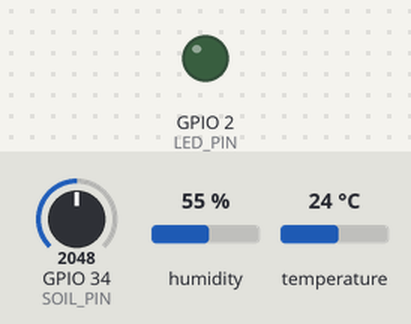
A sketch run on a simulated ESP32. On the bench: output pins drawn as LEDs (lit = HIGH). Inputs (shaded band) come from the test bench; at power-on: GPIO 34 (SOIL_PIN) = 2048, humidity 55 %, temperature 24 °C. WiFi joins after 1.5 s; servers stay silent unless stated; uploads are accepted with an empty reply; what the sketch prints to the serial monitor is not drawn.

Above: at 0.1 s.
At 1.8 s:
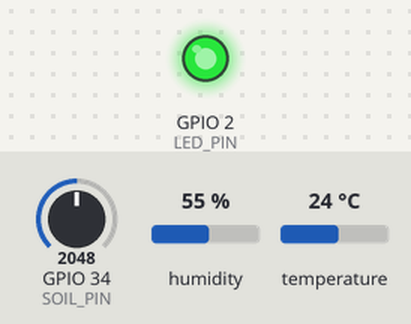
Timing chart, 0 to 3.3 s (numbered marks = the images above):
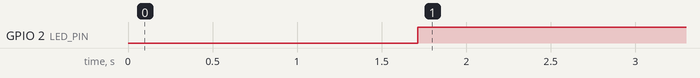

The sketch:

agroyachay_node_sim.ino
```cpp
/*
 * AgroYachay sensing node -- Wokwi simulation sketch
 * ---------------------------------------------------
 * Hardware-free reproduction of the ESP32 telemetry node. It reads a DHT22
 * (air temperature/humidity) and a potentiometer standing in for the FC-28
 * analog soil-moisture probe, formats the exact JSON payload the backend
 * expects, prints it to the serial monitor, and -- when a SERVER_URL is set --
 * POSTs it to /api/sensores/lectura over Wokwi's simulated WiFi.
 *
 * Run it in the browser at https://wokwi.com (no physical hardware needed):
 * open this folder as a Wokwi project (diagram.json + this sketch).
 *
 * Real firmware (with WiFi provisioning portal and NVS storage):
 *   firmware/agroyachay-node/agroyachay-node.ino
 */
#include <WiFi.h>
#include <HTTPClient.h>
#include <WiFiClientSecure.h>
#include <ArduinoJson.h>
#include <DHT.h>

#define DHT_PIN   15
#define DHT_TYPE  DHT22        // Wokwi part; the physical node uses a DHT11
#define SOIL_PIN  34           // ADC1 -- potentiometer simulates the FC-28
#define LED_PIN   2

// FC-28 calibration bounds (raw ADC): dry (air) .. wet (submerged)
#define SOIL_DRY  50
#define SOIL_WET  3200

// Ingestion endpoint; any AgroYachay or AgroYachay instance accepts the same payload.
const char* SERVER_URL = "https://agroyachay.ginit.dev/api/sensores/lectura";  // set to "" to only print the payload
const char* ESP32_ID   = "ESP32_WOKWI_SIM";
const unsigned long SEND_EVERY_MS = 10000;

DHT dht(DHT_PIN, DHT_TYPE);

int soilPercent(int raw) {
  int pct = map(raw, SOIL_DRY, SOIL_WET, 0, 100);
  return constrain(pct, 0, 100);
}

void setup() {
  Serial.begin(115200);
  pinMode(LED_PIN, OUTPUT);
  dht.begin();
  WiFi.begin("Wokwi-GUEST", "");   // Wokwi's open virtual network
  Serial.print("Connecting WiFi");
  for (int i = 0; i < 20 && WiFi.status() != WL_CONNECTED; i++) {
    delay(300); Serial.print(".");
  }
  Serial.println(WiFi.status() == WL_CONNECTED ? " connected" : " offline (will only print)");
}

void loop() {
  float temp = dht.readTemperature();
  float humAir = dht.readHumidity();
  int rawSoil = analogRead(SOIL_PIN);
  int humSoil = soilPercent(rawSoil);

  if (isnan(temp) || isnan(humAir)) {
    Serial.println("[WARN] DHT read failed");
    delay(SEND_EVERY_MS);
    return;
  }

  StaticJsonDocument<192> doc;
  doc["esp32_id"]      = ESP32_ID;
  doc["temperatura"]   = round(temp * 10) / 10.0;
  doc["humedad_aire"]  = round(humAir * 10) / 10.0;
  doc["humedad_suelo"] = humSoil;
  doc["timestamp"]     = (uint32_t)(millis() / 1000);

  String payload;
  serializeJson(doc, payload);
  Serial.print("[DATA] ");
  Serial.println(payload);

  if (strlen(SERVER_URL) && WiFi.status() == WL_CONNECTED) {
    WiFiClientSecure tls;
    tls.setInsecure();          // simulation only: no CA bundle in Wokwi
    HTTPClient http;
    if (strncmp(SERVER_URL, "https://", 8) == 0) http.begin(tls, SERVER_URL);
    else http.begin(SERVER_URL);
    http.addHeader("Content-Type", "application/json");
    int code = http.POST(payload);
    Serial.printf("[POST] HTTP %d\n", code);
    http.end();
    digitalWrite(LED_PIN, (code == 200 || code == 201) ? HIGH : LOW);
  } else {
    digitalWrite(LED_PIN, HIGH); delay(80); digitalWrite(LED_PIN, LOW);
  }

  delay(SEND_EVERY_MS);
}
```

Measured:
- by itself, GPIO 2 (LED_PIN): LOW → HIGH at 1.7 s
